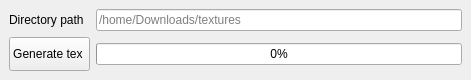
<?xml version="1.0" encoding="UTF-8"?>
<ui version="4.0">
 <class>MainWindow</class>
 <widget class="QMainWindow" name="MainWindow">
  <property name="windowModality">
   <enum>Qt::WindowModal</enum>
  </property>
  <property name="geometry">
   <rect>
    <x>0</x>
    <y>0</y>
    <width>471</width>
    <height>80</height>
   </rect>
  </property>
  <property name="windowTitle">
   <string>Tex Converter v1.0</string>
  </property>
  <property name="windowOpacity">
   <double>1.000000000000000</double>
  </property>
  <widget class="QWidget" name="centralwidget">
   <layout class="QGridLayout" name="gridLayout">
    <item row="1" column="1" colspan="4">
     <widget class="QProgressBar" name="prgrs_bar">
      <property name="value">
       <number>0</number>
      </property>
     </widget>
    </item>
    <item row="0" column="0">
     <widget class="QLabel" name="label">
      <property name="text">
       <string>Directory path</string>
      </property>
     </widget>
    </item>
    <item row="1" column="0">
     <widget class="QPushButton" name="gen_tex_btn">
      <property name="sizePolicy">
       <sizepolicy hsizetype="Expanding" vsizetype="Expanding">
        <horstretch>0</horstretch>
        <verstretch>0</verstretch>
       </sizepolicy>
      </property>
      <property name="maximumSize">
       <size>
        <width>200</width>
        <height>150</height>
       </size>
      </property>
      <property name="text">
       <string>Generate tex </string>
      </property>
     </widget>
    </item>
    <item row="0" column="1" colspan="4">
     <widget class="QLineEdit" name="dir_path_box">
      <property name="sizePolicy">
       <sizepolicy hsizetype="Maximum" vsizetype="Fixed">
        <horstretch>100</horstretch>
        <verstretch>0</verstretch>
       </sizepolicy>
      </property>
      <property name="maximumSize">
       <size>
        <width>400</width>
        <height>16777215</height>
       </size>
      </property>
      <property name="placeholderText">
       <string>/home/Downloads/textures</string>
      </property>
     </widget>
    </item>
   </layout>
  </widget>
 </widget>
 <resources/>
 <connections/>
</ui>
